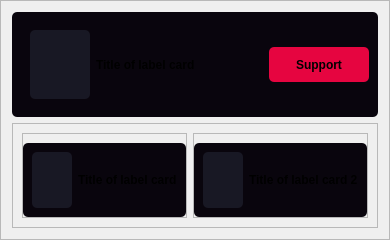
               <widget class="QFrame" name="information_cards_frame_1">
                <property name="minimumSize">
                 <size>
                  <width>0</width>
                  <height>240</height>
                 </size>
                </property>
                <property name="maximumSize">
                 <size>
                  <width>16777213</width>
                  <height>240</height>
                 </size>
                </property>
                <property name="styleSheet">
                 <string notr="true"/>
                </property>
                <property name="frameShape">
                 <enum>QFrame::StyledPanel</enum>
                </property>
                <property name="frameShadow">
                 <enum>QFrame::Raised</enum>
                </property>
                <layout class="QVBoxLayout" name="verticalLayout_12">
                 <item>
                  <widget class="QFrame" name="primary_card_frame_1">
                   <property name="maximumSize">
                    <size>
                     <width>16777215</width>
                     <height>200</height>
                    </size>
                   </property>
                   <property name="styleSheet">
                    <string notr="true">background-color: rgb(9, 5, 13);
border-radius: 5px;</string>
                   </property>
                   <property name="frameShape">
                    <enum>QFrame::StyledPanel</enum>
                   </property>
                   <property name="frameShadow">
                    <enum>QFrame::Raised</enum>
                   </property>
                   <layout class="QHBoxLayout" name="horizontalLayout_17">
                    <item alignment="Qt::AlignLeft">
                     <widget class="QFrame" name="primary_card_left_content_1">
                      <property name="styleSheet">
                       <string notr="true"/>
                      </property>
                      <property name="frameShape">
                       <enum>QFrame::StyledPanel</enum>
                      </property>
                      <property name="frameShadow">
                       <enum>QFrame::Raised</enum>
                      </property>
                      <layout class="QHBoxLayout" name="horizontalLayout_18">
                       <item>
                        <widget class="QLabel" name="icon_primary_card_1">
                         <property name="minimumSize">
                          <size>
                           <width>60</width>
                           <height>50</height>
                          </size>
                         </property>
                         <property name="styleSheet">
                          <string notr="true">background-color: rgb(24, 24, 36);
border-radius: 5px;</string>
                         </property>
                         <property name="text">
                          <string/>
                         </property>
                         <property name="pixmap">
                          <pixmap resource="icons.qrc">:/icons/icons/cpu.svg</pixmap>
                         </property>
                         <property name="alignment">
                          <set>Qt::AlignCenter</set>
                         </property>
                        </widget>
                       </item>
                       <item>
                        <widget class="QLabel" name="label_primary_card_1">
                         <property name="font">
                          <font>
                           <bold>true</bold>
                          </font>
                         </property>
                         <property name="text">
                          <string>Title of label card</string>
                         </property>
                        </widget>
                       </item>
                      </layout>
                     </widget>
                    </item>
                    <item alignment="Qt::AlignRight">
                     <widget class="QPushButton" name="button_support">
                      <property name="minimumSize">
                       <size>
                        <width>100</width>
                        <height>35</height>
                       </size>
                      </property>
                      <property name="font">
                       <font>
                        <bold>true</bold>
                       </font>
                      </property>
                      <property name="cursor">
                       <cursorShape>PointingHandCursor</cursorShape>
                      </property>
                      <property name="styleSheet">
                       <string notr="true">QPushButton {
	background-color: #E60540;
	border-radius: 5px;
}

QPushButton:hover {
	background-color: #C50332;
}</string>
                      </property>
                      <property name="text">
                       <string>Support</string>
                      </property>
                     </widget>
                    </item>
                   </layout>
                  </widget>
                 </item>
                 <item>
                  <widget class="QFrame" name="secondary_card_frame_1">
                   <property name="maximumSize">
                    <size>
                     <width>16777215</width>
                     <height>16777215</height>
                    </size>
                   </property>
                   <property name="styleSheet">
                    <string notr="true"/>
                   </property>
                   <property name="frameShape">
                    <enum>QFrame::StyledPanel</enum>
                   </property>
                   <property name="frameShadow">
                    <enum>QFrame::Raised</enum>
                   </property>
                   <layout class="QHBoxLayout" name="horizontalLayout_10">
                    <item>
                     <widget class="QFrame" name="secondary_card_left_frame_1">
                      <property name="styleSheet">
                       <string notr="true"/>
                      </property>
                      <property name="frameShape">
                       <enum>QFrame::StyledPanel</enum>
                      </property>
                      <property name="frameShadow">
                       <enum>QFrame::Raised</enum>
                      </property>
                      <layout class="QVBoxLayout" name="verticalLayout_16">
                       <property name="leftMargin">
                        <number>0</number>
                       </property>
                       <property name="topMargin">
                        <number>9</number>
                       </property>
                       <property name="rightMargin">
                        <number>0</number>
                       </property>
                       <property name="bottomMargin">
                        <number>0</number>
                       </property>
                       <item>
                        <widget class="QFrame" name="secondary_card_left_content_1">
                         <property name="styleSheet">
                          <string notr="true">background-color: rgb(9, 5, 13);
border-radius: 5px;</string>
                         </property>
                         <property name="frameShape">
                          <enum>QFrame::StyledPanel</enum>
                         </property>
                         <property name="frameShadow">
                          <enum>QFrame::Raised</enum>
                         </property>
                         <layout class="QHBoxLayout" name="horizontalLayout_19">
                          <item>
                           <widget class="QLabel" name="icon_secondary_card_left_1">
                            <property name="minimumSize">
                             <size>
                              <width>40</width>
                              <height>40</height>
                             </size>
                            </property>
                            <property name="font">
                             <font>
                              <bold>true</bold>
                             </font>
                            </property>
                            <property name="layoutDirection">
                             <enum>Qt::LeftToRight</enum>
                            </property>
                            <property name="styleSheet">
                             <string notr="true">background-color: rgb(24, 24, 36);
border-radius: 5px;</string>
                            </property>
                            <property name="text">
                             <string/>
                            </property>
                            <property name="pixmap">
                             <pixmap resource="icons.qrc">:/icons/icons/anchor.svg</pixmap>
                            </property>
                            <property name="alignment">
                             <set>Qt::AlignCenter</set>
                            </property>
                           </widget>
                          </item>
                          <item alignment="Qt::AlignHCenter">
                           <widget class="QLabel" name="label_secondary_card_left_1">
                            <property name="font">
                             <font>
                              <bold>true</bold>
                             </font>
                            </property>
                            <property name="text">
                             <string>Title of label card</string>
                            </property>
                           </widget>
                          </item>
                         </layout>
                        </widget>
                       </item>
                      </layout>
                     </widget>
                    </item>
                    <item>
                     <widget class="QFrame" name="secondary_card_right_frame_1">
                      <property name="styleSheet">
                       <string notr="true"/>
                      </property>
                      <property name="frameShape">
                       <enum>QFrame::StyledPanel</enum>
                      </property>
                      <property name="frameShadow">
                       <enum>QFrame::Raised</enum>
                      </property>
                      <layout class="QVBoxLayout" name="verticalLayout_17">
                       <property name="leftMargin">
                        <number>0</number>
                       </property>
                       <property name="rightMargin">
                        <number>0</number>
                       </property>
                       <property name="bottomMargin">
                        <number>0</number>
                       </property>
                       <item>
                        <widget class="QFrame" name="secondary_card_right_content_1">
                         <property name="styleSheet">
                          <string notr="true">background-color: rgb(9, 5, 13);
border-radius: 5px;</string>
                         </property>
                         <property name="frameShape">
                          <enum>QFrame::StyledPanel</enum>
                         </property>
                         <property name="frameShadow">
                          <enum>QFrame::Raised</enum>
                         </property>
                         <layout class="QHBoxLayout" name="horizontalLayout_20">
                          <item>
                           <widget class="QLabel" name="icon_secondary_card_right_1">
                            <property name="minimumSize">
                             <size>
                              <width>40</width>
                              <height>40</height>
                             </size>
                            </property>
                            <property name="font">
                             <font>
                              <bold>true</bold>
                             </font>
                            </property>
                            <property name="styleSheet">
                             <string notr="true">background-color: rgb(24, 24, 36);
border-radius: 5px;</string>
                            </property>
                            <property name="text">
                             <string/>
                            </property>
                            <property name="pixmap">
                             <pixmap resource="icons.qrc">:/icons/icons/loader.svg</pixmap>
                            </property>
                            <property name="alignment">
                             <set>Qt::AlignCenter</set>
                            </property>
                           </widget>
                          </item>
                          <item alignment="Qt::AlignHCenter">
                           <widget class="QLabel" name="label_secondary_card_right_1">
                            <property name="font">
                             <font>
                              <bold>true</bold>
                             </font>
                            </property>
                            <property name="text">
                             <string>Title of label card 2</string>
                            </property>
                           </widget>
                          </item>
                         </layout>
                        </widget>
                       </item>
                      </layout>
                     </widget>
                    </item>
                   </layout>
                  </widget>
                 </item>
                </layout>
               </widget>
